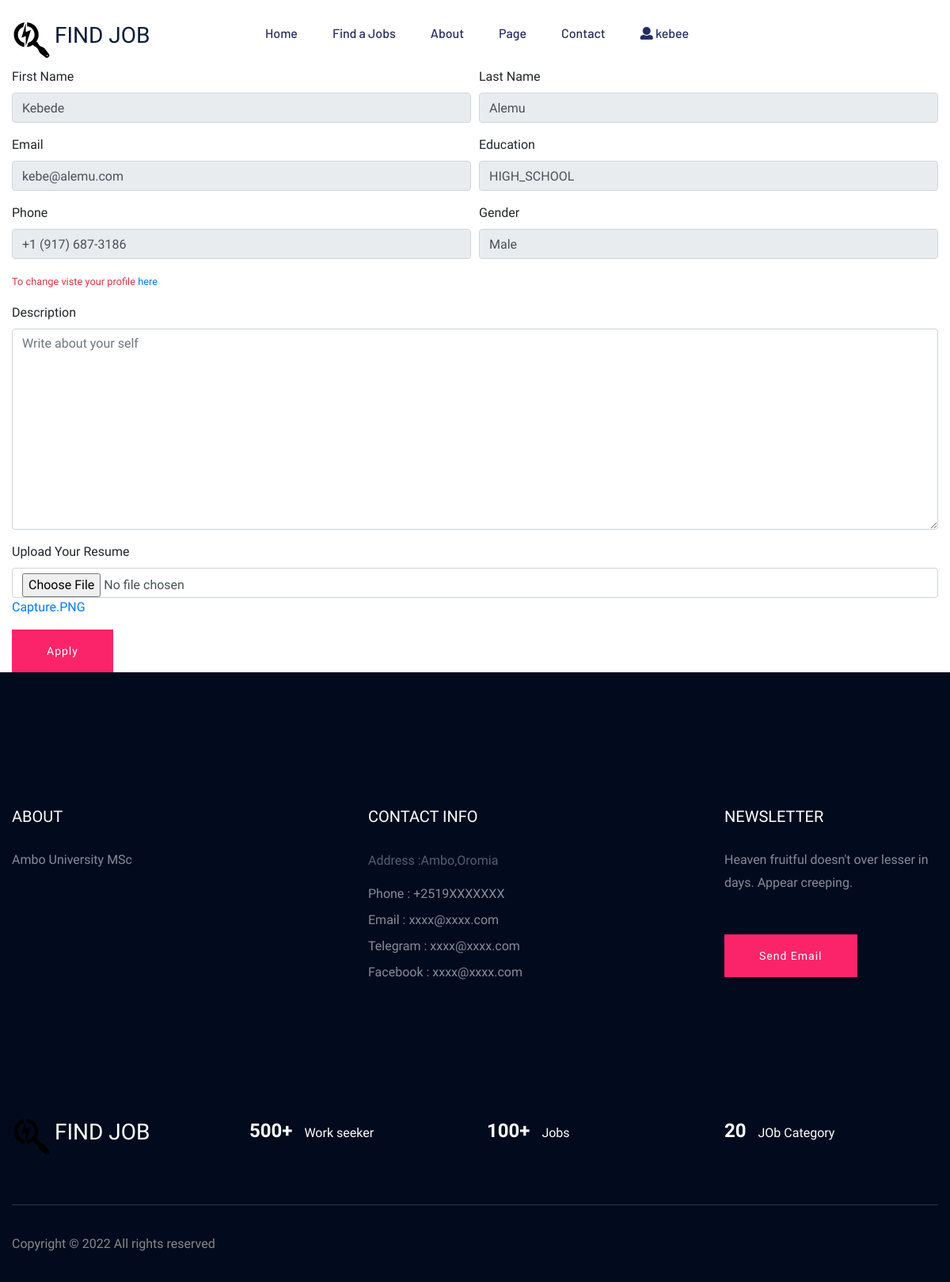
Before: /job-apply/1 (signed in) with the older database file.
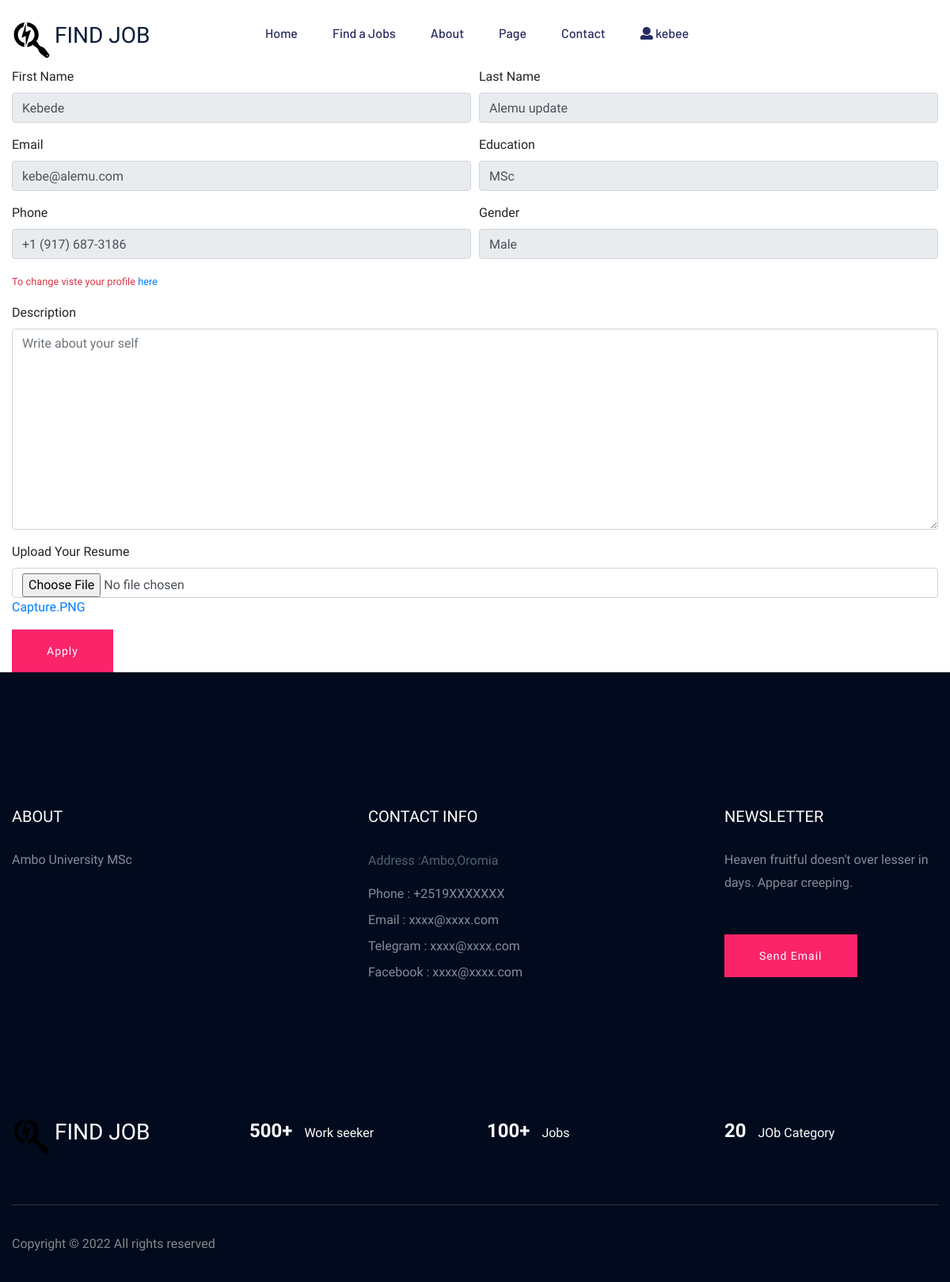
After: the same page with the newer database file.
### apps/user/models.py (models this page shows, shortened)
class User(AbstractUser):
    gender = models.CharField(max_length=2,choices=GENDER_CHOICES)
    phone = models.CharField(max_length=20)
    region = models.CharField(max_length=30,choices=REGION_CHOICES)
    city = models.CharField(max_length=15,choices=CITY_CHOICE)
    created_at = models.DateTimeField(auto_now_add=True)
    updated_at = models.DateTimeField(auto_now=True)
    user_type = models.CharField(max_length=20,choices=USER_TYPE_CHOICE,default="APPLICANT")

### apps/jobsearch/models.py (models this page shows, shortened)
class Applicant(models.Model):
    user = models.OneToOneField(User, on_delete=models.CASCADE)
    education_level = models.CharField(max_length=15,choices=EDUCATIONAL_LEVEL_CHOICES)
    resume = models.FileField(upload_to='./cv',blank=True,null=True)

### apps/jobsearch/views.py (the view, shortened to what this page needs)
# urls.py: path('job-apply/<int:pk>',views.job_apply,name='job-apply'),
def job_apply(request,pk):
    job = Job.objects.get(pk=pk)
    application_form = JobApplicationForm()
    context = {
        'job':job,
        'form':application_form
    }
    return render (request, 'jobsearch/job_apply.html',context=context)

### apps/jobsearch/forms.py
class JobApplicationForm(ModelForm):
    class Meta:
        model = Application
        fields = ["about_yourself","resume"]
        widgets={
            'resume': forms.FileInput(
                attrs={"class": "form-control",}),
            'about_yourself': forms.Textarea(
                attrs={"class": "form-control", "placeholder": "Write about your self"}),
        }

### apps/jobsearch/templates/jobsearch/job_apply.html (shortened to what this page needs)
{% extends 'base.html' %} {%block content%}
<div class="container box_1170">
  <form action="{% url 'job-apply' job.id %}" method="post" enctype="multipart/form-data">
    <div class="form-row">
      <div class="form-group col-md-6">
        <label for="first-name">First Name</label>
        <input
          type="text"
          class="form-control"
          name="first-name"
          readonly
          id="first-name"
          placeholder="Enter your Name"
          value="{{user.first_name}}"
        />
      </div>
      <div class="form-group col-md-6">
        <label for="last-name">Last Name</label>
        <input
          type="text"
          class="form-control"
          name="last-name"
          id="last-name"
          readonly
          placeholder="Enter your last name"
          value="{{user.last_name}}"
        />
      </div>
    </div>
    <div class="form-row">
      <div class="form-group col-md-6">
        <label for="email">Email</label>
        <input
          type="email"
          class="form-control"
          id="email"
          readonly
          placeholder="Enter your email"
          value="{{user.email}}"
        />
      </div>
      <div class="form-group col-md-6">
        <label for="education-level">Education</label>
        <input
          type="text"
          class="form-control"
          name="education-level"
          id="education-level"
          readonly
          placeholder="Enter your last name"
          value="{{user.applicant.education_level}}"
        />
    </div>
    </div>
    <div class="form-row">
      <div class="form-group col-md-6">
        <label for="phone">Phone</label>
        <input
          type="text"
          class="form-control"
          id="phone"
          readonly
          placeholder="Enter your Phone number"
          value="{{user.phone}}"
        />
      </div>
      <div class="form-group col-md-6">
        <label for="gender">Gender</label>
        <input
          type="text"
          class="form-control"
          id="gender"
          readonly
          value="{{user.get_gender_display}}"
        />
      </div>
    </div>
    <div class="mb-3">
      <small class="text-danger"> To change viste your profile <a class="text-primary" href="#">here</a></small>
    </div>
    <div class="form-group">
      <label for="description">Description</label>
      {{form.about_yourself}}
    </div>
    <div class="form-group">
      <label for="resume">Upload Your Resume</label>
      {{form.resume}}
      {% if user.applicant.resume %}
        <a href="{{user.applicant.resume.url}}" class="text-primary">{{user.applicant.resume}}</a>
      {% endif %}
    </div>
    <button type="submit" class="btn btn-primary">Apply</button>
  </form>
</div>
{% endblock %}

### templates/includes/header.html (shortened to what this page needs)
<header>
  <div class="header-area header-transparrent">
    <div class="headder-top header-sticky">
      <div class="container">
        <div class="row align-items-center">
          <div class="col-lg-3 col-md-2">
            <div class="logo mt-3">
              <a href="{%url 'home' %}">
                <h3 class="d-inline">FIND JOB</h3>
              </a>
            </div>
          </div>
          <div class="col-lg-9 col-md-9">
            <div class="menu-wrapper">
              <div class="main-menu">
                <nav class="d-none d-lg-block">
                  <ul id="navigation">
                    <li><a href="{% url 'home' %}">Home</a></li>
                    <li><a href="{% url 'job-list'%}">Find a Jobs </a></li>
                    <li><a href="about.html">About</a></li>
                    <li>
                      <a href="#">Page</a>
                    </li>
                    <li><a href="contact.html">Contact</a></li>
                    {%if user.is_authenticated %}
                    <li>
                      <a href="#">
                        <i class="fa fa-user"></i>
                        {{user.username}}
                      </a>
                    </li>
                    {%endif%}
                  </ul>
                </nav>
              </div>
            </div>
          </div>
          <div class="col-12">
          </div>
        </div>
      </div>
    </div>
  </div>
</header>

Changed rows visible on the page:
changed User "kebee": last-name "Alemu" → "Alemu update"; education-level "HIGH_SCHOOL" → "MSc"
